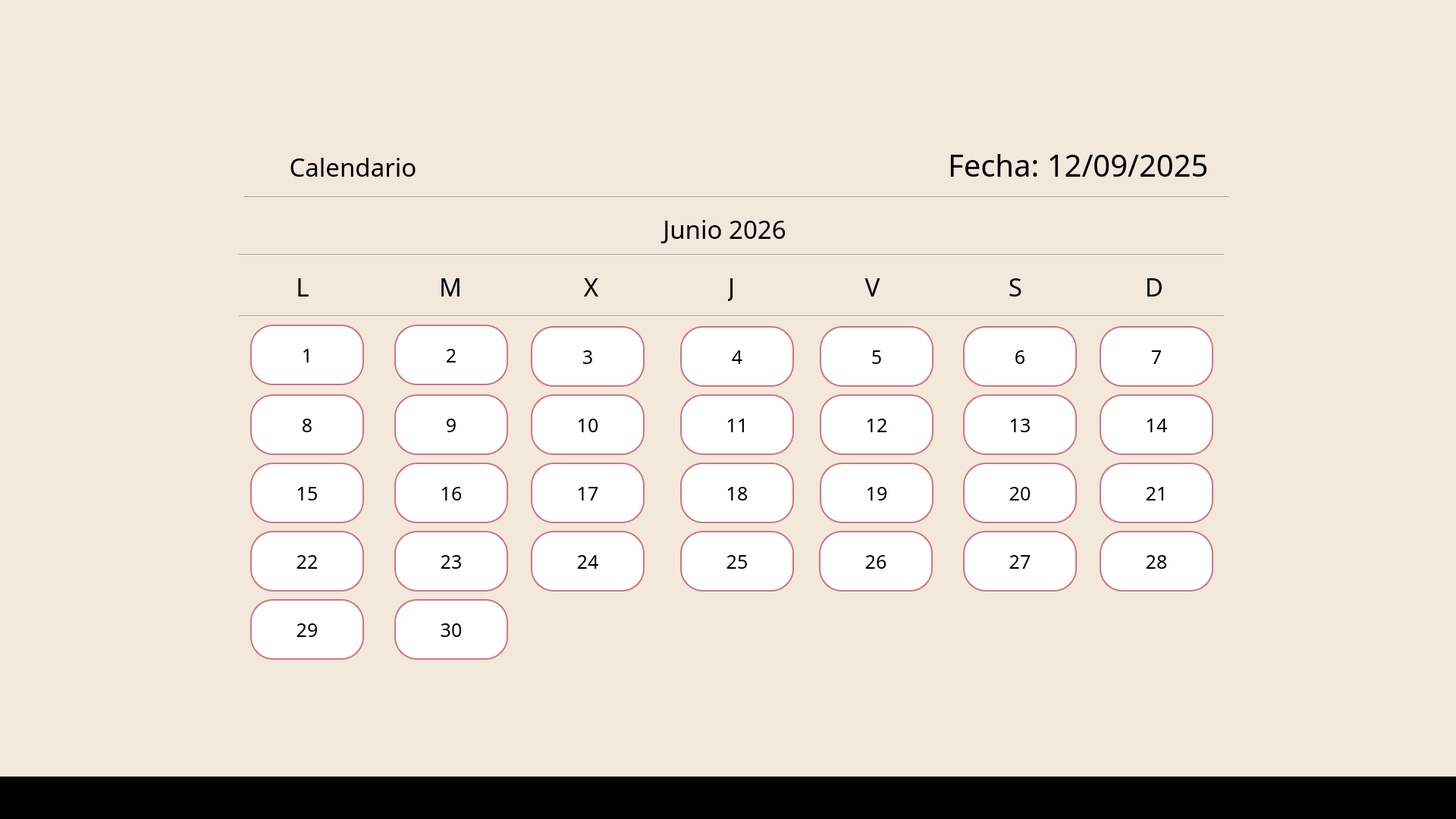
<?xml version="1.0" encoding="UTF-8"?>
<ui version="4.0">
 <class>MainWindow</class>
 <widget class="QMainWindow" name="MainWindow">
  <property name="geometry">
   <rect>
    <x>0</x>
    <y>0</y>
    <width>1920</width>
    <height>1080</height>
   </rect>
  </property>
  <property name="windowTitle">
   <string>MainWindow</string>
  </property>
  <property name="styleSheet">
   <string notr="true">background-color: rgb(242, 232, 219);</string>
  </property>
  <widget class="QWidget" name="centralwidget">
   <widget class="QLabel" name="label">
    <property name="geometry">
     <rect>
      <x>0</x>
      <y>0</y>
      <width>1920</width>
      <height>1080</height>
     </rect>
    </property>
    <property name="styleSheet">
     <string notr="true">background-color: #F2E8DB;</string>
    </property>
    <property name="text">
     <string/>
    </property>
   </widget>
   <widget class="QLabel" name="label_5">
    <property name="geometry">
     <rect>
      <x>844</x>
      <y>55</y>
      <width>237</width>
      <height>158</height>
     </rect>
    </property>
    <property name="styleSheet">
     <string notr="true">background-color: rgb(242, 232, 219);</string>
    </property>
    <property name="text">
     <string/>
    </property>
    <property name="pixmap">
     <pixmap>../a.png</pixmap>
    </property>
    <property name="scaledContents">
     <bool>true</bool>
    </property>
   </widget>
   <widget class="QLabel" name="label_3">
    <property name="geometry">
     <rect>
      <x>1250</x>
      <y>192</y>
      <width>355</width>
      <height>51</height>
     </rect>
    </property>
    <property name="font">
     <font>
      <family>Javanese Text</family>
      <pointsize>30</pointsize>
     </font>
    </property>
    <property name="styleSheet">
     <string notr="true">color:black;</string>
    </property>
    <property name="text">
     <string>Fecha: 12/09/2025</string>
    </property>
   </widget>
   <widget class="QLabel" name="label_4">
    <property name="geometry">
     <rect>
      <x>850</x>
      <y>278</y>
      <width>211</width>
      <height>47</height>
     </rect>
    </property>
    <property name="font">
     <font>
      <family>Javanese Text</family>
      <pointsize>25</pointsize>
     </font>
    </property>
    <property name="layoutDirection">
     <enum>Qt::LayoutDirection::LeftToRight</enum>
    </property>
    <property name="styleSheet">
     <string notr="true">color:black;</string>
    </property>
    <property name="text">
     <string>Junio 2026</string>
    </property>
    <property name="alignment">
     <set>Qt::AlignmentFlag::AlignCenter</set>
    </property>
   </widget>
   <widget class="Line" name="line">
    <property name="geometry">
     <rect>
      <x>321</x>
      <y>255</y>
      <width>1300</width>
      <height>10</height>
     </rect>
    </property>
    <property name="orientation">
     <enum>Qt::Orientation::Horizontal</enum>
    </property>
   </widget>
   <widget class="Line" name="line_2">
    <property name="geometry">
     <rect>
      <x>315</x>
      <y>331</y>
      <width>1299</width>
      <height>10</height>
     </rect>
    </property>
    <property name="orientation">
     <enum>Qt::Orientation::Horizontal</enum>
    </property>
   </widget>
   <widget class="QLabel" name="label_6">
    <property name="geometry">
     <rect>
      <x>390</x>
      <y>358</y>
      <width>18</width>
      <height>39</height>
     </rect>
    </property>
    <property name="font">
     <font>
      <family>Javanese Text</family>
      <pointsize>25</pointsize>
     </font>
    </property>
    <property name="layoutDirection">
     <enum>Qt::LayoutDirection::LeftToRight</enum>
    </property>
    <property name="styleSheet">
     <string notr="true">color:black;</string>
    </property>
    <property name="text">
     <string>L</string>
    </property>
    <property name="alignment">
     <set>Qt::AlignmentFlag::AlignCenter</set>
    </property>
   </widget>
   <widget class="QLabel" name="label_7">
    <property name="geometry">
     <rect>
      <x>580</x>
      <y>358</y>
      <width>28</width>
      <height>39</height>
     </rect>
    </property>
    <property name="font">
     <font>
      <family>Javanese Text</family>
      <pointsize>25</pointsize>
     </font>
    </property>
    <property name="layoutDirection">
     <enum>Qt::LayoutDirection::LeftToRight</enum>
    </property>
    <property name="styleSheet">
     <string notr="true">color:black;</string>
    </property>
    <property name="text">
     <string>M</string>
    </property>
    <property name="alignment">
     <set>Qt::AlignmentFlag::AlignCenter</set>
    </property>
   </widget>
   <widget class="QLabel" name="label_8">
    <property name="geometry">
     <rect>
      <x>770</x>
      <y>358</y>
      <width>19</width>
      <height>39</height>
     </rect>
    </property>
    <property name="font">
     <font>
      <family>Javanese Text</family>
      <pointsize>25</pointsize>
     </font>
    </property>
    <property name="layoutDirection">
     <enum>Qt::LayoutDirection::LeftToRight</enum>
    </property>
    <property name="styleSheet">
     <string notr="true">color:black;</string>
    </property>
    <property name="text">
     <string>X</string>
    </property>
    <property name="alignment">
     <set>Qt::AlignmentFlag::AlignCenter</set>
    </property>
   </widget>
   <widget class="QLabel" name="label_9">
    <property name="geometry">
     <rect>
      <x>960</x>
      <y>358</y>
      <width>9</width>
      <height>39</height>
     </rect>
    </property>
    <property name="font">
     <font>
      <family>Javanese Text</family>
      <pointsize>25</pointsize>
     </font>
    </property>
    <property name="layoutDirection">
     <enum>Qt::LayoutDirection::LeftToRight</enum>
    </property>
    <property name="styleSheet">
     <string notr="true">color:black;</string>
    </property>
    <property name="text">
     <string>J</string>
    </property>
    <property name="alignment">
     <set>Qt::AlignmentFlag::AlignCenter</set>
    </property>
   </widget>
   <widget class="QLabel" name="label_10">
    <property name="geometry">
     <rect>
      <x>1140</x>
      <y>358</y>
      <width>21</width>
      <height>39</height>
     </rect>
    </property>
    <property name="font">
     <font>
      <family>Javanese Text</family>
      <pointsize>25</pointsize>
     </font>
    </property>
    <property name="layoutDirection">
     <enum>Qt::LayoutDirection::LeftToRight</enum>
    </property>
    <property name="styleSheet">
     <string notr="true">color:black;</string>
    </property>
    <property name="text">
     <string>V</string>
    </property>
    <property name="alignment">
     <set>Qt::AlignmentFlag::AlignCenter</set>
    </property>
   </widget>
   <widget class="QLabel" name="label_11">
    <property name="geometry">
     <rect>
      <x>1508</x>
      <y>358</y>
      <width>28</width>
      <height>39</height>
     </rect>
    </property>
    <property name="font">
     <font>
      <family>Javanese Text</family>
      <pointsize>25</pointsize>
     </font>
    </property>
    <property name="layoutDirection">
     <enum>Qt::LayoutDirection::LeftToRight</enum>
    </property>
    <property name="styleSheet">
     <string notr="true">color:black;</string>
    </property>
    <property name="text">
     <string>D</string>
    </property>
    <property name="alignment">
     <set>Qt::AlignmentFlag::AlignCenter</set>
    </property>
   </widget>
   <widget class="QLabel" name="label_12">
    <property name="geometry">
     <rect>
      <x>1330</x>
      <y>358</y>
      <width>18</width>
      <height>39</height>
     </rect>
    </property>
    <property name="font">
     <font>
      <family>Javanese Text</family>
      <pointsize>25</pointsize>
     </font>
    </property>
    <property name="layoutDirection">
     <enum>Qt::LayoutDirection::LeftToRight</enum>
    </property>
    <property name="styleSheet">
     <string notr="true">color:black;</string>
    </property>
    <property name="text">
     <string>S</string>
    </property>
    <property name="alignment">
     <set>Qt::AlignmentFlag::AlignCenter</set>
    </property>
   </widget>
   <widget class="Line" name="line_3">
    <property name="geometry">
     <rect>
      <x>315</x>
      <y>412</y>
      <width>1299</width>
      <height>10</height>
     </rect>
    </property>
    <property name="orientation">
     <enum>Qt::Orientation::Horizontal</enum>
    </property>
   </widget>
   <widget class="QPushButton" name="pushButton_izq">
    <property name="geometry">
     <rect>
      <x>315</x>
      <y>266</y>
      <width>26</width>
      <height>56</height>
     </rect>
    </property>
    <property name="font">
     <font>
      <family>Javanese Text</family>
      <pointsize>19</pointsize>
     </font>
    </property>
    <property name="styleSheet">
     <string notr="true">background-color: #F2E8DB;

border: 2px solid #F2E8DB; 
border-radius: 30px; 
padding: 5px;</string>
    </property>
    <property name="text">
     <string/>
    </property>
    <property name="icon">
     <iconset>
      <normaloff>../arrow_back.png</normaloff>../arrow_back.png</iconset>
    </property>
   </widget>
   <widget class="QPushButton" name="pushButton_der">
    <property name="geometry">
     <rect>
      <x>1594</x>
      <y>266</y>
      <width>34</width>
      <height>56</height>
     </rect>
    </property>
    <property name="font">
     <font>
      <family>Javanese Text</family>
      <pointsize>19</pointsize>
     </font>
    </property>
    <property name="styleSheet">
     <string notr="true">background-color: #F2E8DB;

border: 2px solid #F2E8DB; 
border-radius: 30px; 
padding: 5px;</string>
    </property>
    <property name="text">
     <string/>
    </property>
    <property name="icon">
     <iconset>
      <normaloff>../arrow_forward.png</normaloff>../arrow_forward.png</iconset>
    </property>
   </widget>
   <widget class="QLabel" name="label_13">
    <property name="geometry">
     <rect>
      <x>323</x>
      <y>190</y>
      <width>41</width>
      <height>44</height>
     </rect>
    </property>
    <property name="font">
     <font>
      <family>Javanese Text</family>
      <pointsize>25</pointsize>
     </font>
    </property>
    <property name="layoutDirection">
     <enum>Qt::LayoutDirection::LeftToRight</enum>
    </property>
    <property name="styleSheet">
     <string notr="true">color:black;</string>
    </property>
    <property name="text">
     <string/>
    </property>
    <property name="pixmap">
     <pixmap>../calendar.png</pixmap>
    </property>
    <property name="scaledContents">
     <bool>true</bool>
    </property>
    <property name="alignment">
     <set>Qt::AlignmentFlag::AlignCenter</set>
    </property>
   </widget>
   <widget class="QLabel" name="label_14">
    <property name="geometry">
     <rect>
      <x>375</x>
      <y>198</y>
      <width>181</width>
      <height>44</height>
     </rect>
    </property>
    <property name="font">
     <font>
      <family>Javanese Text</family>
      <pointsize>25</pointsize>
     </font>
    </property>
    <property name="layoutDirection">
     <enum>Qt::LayoutDirection::LeftToRight</enum>
    </property>
    <property name="styleSheet">
     <string notr="true">color:black;</string>
    </property>
    <property name="text">
     <string>Calendario</string>
    </property>
    <property name="alignment">
     <set>Qt::AlignmentFlag::AlignCenter</set>
    </property>
   </widget>
   <widget class="QLabel" name="label_15">
    <property name="geometry">
     <rect>
      <x>0</x>
      <y>1024</y>
      <width>1920</width>
      <height>56</height>
     </rect>
    </property>
    <property name="font">
     <font>
      <family>Javanese Text</family>
      <pointsize>25</pointsize>
     </font>
    </property>
    <property name="layoutDirection">
     <enum>Qt::LayoutDirection::LeftToRight</enum>
    </property>
    <property name="styleSheet">
     <string notr="true">background-color:black;</string>
    </property>
    <property name="text">
     <string/>
    </property>
    <property name="alignment">
     <set>Qt::AlignmentFlag::AlignCenter</set>
    </property>
   </widget>
   <widget class="QPushButton" name="pushButton_23">
    <property name="geometry">
     <rect>
      <x>520</x>
      <y>700</y>
      <width>150</width>
      <height>80</height>
     </rect>
    </property>
    <property name="font">
     <font>
      <family>Javanese Text</family>
      <pointsize>19</pointsize>
     </font>
    </property>
    <property name="styleSheet">
     <string notr="true">background-color: WHITE;
color: black;

border: 2px solid #d0767f; 
border-radius: 30px; 
padding: 5px;</string>
    </property>
    <property name="text">
     <string>23</string>
    </property>
   </widget>
   <widget class="QPushButton" name="pushButton_6">
    <property name="geometry">
     <rect>
      <x>1270</x>
      <y>430</y>
      <width>150</width>
      <height>80</height>
     </rect>
    </property>
    <property name="font">
     <font>
      <family>Javanese Text</family>
      <pointsize>19</pointsize>
     </font>
    </property>
    <property name="styleSheet">
     <string notr="true">background-color: WHITE;
color: black;

border: 2px solid #d0767f; 
border-radius: 30px; 
padding: 5px;</string>
    </property>
    <property name="text">
     <string>6</string>
    </property>
   </widget>
   <widget class="QPushButton" name="pushButton_11">
    <property name="geometry">
     <rect>
      <x>897</x>
      <y>520</y>
      <width>150</width>
      <height>80</height>
     </rect>
    </property>
    <property name="font">
     <font>
      <family>Javanese Text</family>
      <pointsize>19</pointsize>
     </font>
    </property>
    <property name="styleSheet">
     <string notr="true">background-color: WHITE;
color: black;

border: 2px solid #d0767f; 
border-radius: 30px; 
padding: 5px;</string>
    </property>
    <property name="text">
     <string>11</string>
    </property>
   </widget>
   <widget class="QPushButton" name="pushButton_4">
    <property name="geometry">
     <rect>
      <x>897</x>
      <y>430</y>
      <width>150</width>
      <height>80</height>
     </rect>
    </property>
    <property name="font">
     <font>
      <family>Javanese Text</family>
      <pointsize>19</pointsize>
     </font>
    </property>
    <property name="styleSheet">
     <string notr="true">background-color: WHITE;
color: black;

border: 2px solid #d0767f; 
border-radius: 30px; 
padding: 5px;</string>
    </property>
    <property name="text">
     <string>4</string>
    </property>
   </widget>
   <widget class="QPushButton" name="pushButton_13">
    <property name="geometry">
     <rect>
      <x>1270</x>
      <y>520</y>
      <width>150</width>
      <height>80</height>
     </rect>
    </property>
    <property name="font">
     <font>
      <family>Javanese Text</family>
      <pointsize>19</pointsize>
     </font>
    </property>
    <property name="styleSheet">
     <string notr="true">background-color: WHITE;
color: black;

border: 2px solid #d0767f; 
border-radius: 30px; 
padding: 5px;</string>
    </property>
    <property name="text">
     <string>13</string>
    </property>
   </widget>
   <widget class="QPushButton" name="pushButton_22">
    <property name="geometry">
     <rect>
      <x>330</x>
      <y>700</y>
      <width>150</width>
      <height>80</height>
     </rect>
    </property>
    <property name="font">
     <font>
      <family>Javanese Text</family>
      <pointsize>19</pointsize>
     </font>
    </property>
    <property name="styleSheet">
     <string notr="true">background-color: WHITE;
color: black;

border: 2px solid #d0767f; 
border-radius: 30px; 
padding: 5px;</string>
    </property>
    <property name="text">
     <string>22</string>
    </property>
   </widget>
   <widget class="QPushButton" name="pushButton_27">
    <property name="geometry">
     <rect>
      <x>1270</x>
      <y>700</y>
      <width>150</width>
      <height>80</height>
     </rect>
    </property>
    <property name="font">
     <font>
      <family>Javanese Text</family>
      <pointsize>19</pointsize>
     </font>
    </property>
    <property name="styleSheet">
     <string notr="true">background-color: WHITE;
color: black;

border: 2px solid #d0767f; 
border-radius: 30px; 
padding: 5px;</string>
    </property>
    <property name="text">
     <string>27</string>
    </property>
   </widget>
   <widget class="QPushButton" name="pushButton_3">
    <property name="geometry">
     <rect>
      <x>700</x>
      <y>430</y>
      <width>150</width>
      <height>80</height>
     </rect>
    </property>
    <property name="font">
     <font>
      <family>Javanese Text</family>
      <pointsize>19</pointsize>
     </font>
    </property>
    <property name="styleSheet">
     <string notr="true">background-color: WHITE;
color: black;

border: 2px solid #d0767f; 
border-radius: 30px; 
padding: 5px;</string>
    </property>
    <property name="text">
     <string>3</string>
    </property>
   </widget>
   <widget class="QPushButton" name="pushButton_5">
    <property name="geometry">
     <rect>
      <x>1081</x>
      <y>430</y>
      <width>150</width>
      <height>80</height>
     </rect>
    </property>
    <property name="font">
     <font>
      <family>Javanese Text</family>
      <pointsize>19</pointsize>
     </font>
    </property>
    <property name="styleSheet">
     <string notr="true">background-color: WHITE;
color: black;

border: 2px solid #d0767f; 
border-radius: 30px; 
padding: 5px;</string>
    </property>
    <property name="text">
     <string>5</string>
    </property>
   </widget>
   <widget class="QPushButton" name="pushButton_2">
    <property name="geometry">
     <rect>
      <x>520</x>
      <y>428</y>
      <width>150</width>
      <height>80</height>
     </rect>
    </property>
    <property name="font">
     <font>
      <family>Javanese Text</family>
      <pointsize>19</pointsize>
     </font>
    </property>
    <property name="styleSheet">
     <string notr="true">background-color: WHITE;
color: black;

border: 2px solid #d0767f; 
border-radius: 30px; 
padding: 5px;</string>
    </property>
    <property name="text">
     <string>2</string>
    </property>
   </widget>
   <widget class="QPushButton" name="pushButton_18">
    <property name="geometry">
     <rect>
      <x>897</x>
      <y>610</y>
      <width>150</width>
      <height>80</height>
     </rect>
    </property>
    <property name="font">
     <font>
      <family>Javanese Text</family>
      <pointsize>19</pointsize>
     </font>
    </property>
    <property name="styleSheet">
     <string notr="true">background-color: WHITE;
color: black;

border: 2px solid #d0767f; 
border-radius: 30px; 
padding: 5px;</string>
    </property>
    <property name="text">
     <string>18</string>
    </property>
   </widget>
   <widget class="QPushButton" name="pushButton_12">
    <property name="geometry">
     <rect>
      <x>1081</x>
      <y>520</y>
      <width>150</width>
      <height>80</height>
     </rect>
    </property>
    <property name="font">
     <font>
      <family>Javanese Text</family>
      <pointsize>19</pointsize>
     </font>
    </property>
    <property name="styleSheet">
     <string notr="true">background-color: WHITE;
color: black;

border: 2px solid #d0767f; 
border-radius: 30px; 
padding: 5px;</string>
    </property>
    <property name="text">
     <string>12</string>
    </property>
   </widget>
   <widget class="QPushButton" name="pushButton_20">
    <property name="geometry">
     <rect>
      <x>1270</x>
      <y>610</y>
      <width>150</width>
      <height>80</height>
     </rect>
    </property>
    <property name="font">
     <font>
      <family>Javanese Text</family>
      <pointsize>19</pointsize>
     </font>
    </property>
    <property name="styleSheet">
     <string notr="true">background-color: WHITE;
color: black;

border: 2px solid #d0767f; 
border-radius: 30px; 
padding: 5px;</string>
    </property>
    <property name="text">
     <string>20</string>
    </property>
   </widget>
   <widget class="QPushButton" name="pushButton_15">
    <property name="geometry">
     <rect>
      <x>330</x>
      <y>610</y>
      <width>150</width>
      <height>80</height>
     </rect>
    </property>
    <property name="font">
     <font>
      <family>Javanese Text</family>
      <pointsize>19</pointsize>
     </font>
    </property>
    <property name="styleSheet">
     <string notr="true">background-color: WHITE;
color: black;

border: 2px solid #d0767f; 
border-radius: 30px; 
padding: 5px;</string>
    </property>
    <property name="text">
     <string>15</string>
    </property>
   </widget>
   <widget class="QPushButton" name="pushButton_24">
    <property name="geometry">
     <rect>
      <x>700</x>
      <y>700</y>
      <width>150</width>
      <height>80</height>
     </rect>
    </property>
    <property name="font">
     <font>
      <family>Javanese Text</family>
      <pointsize>19</pointsize>
     </font>
    </property>
    <property name="styleSheet">
     <string notr="true">background-color: WHITE;
color: black;

border: 2px solid #d0767f; 
border-radius: 30px; 
padding: 5px;</string>
    </property>
    <property name="text">
     <string>24</string>
    </property>
   </widget>
   <widget class="QPushButton" name="pushButton_8">
    <property name="geometry">
     <rect>
      <x>330</x>
      <y>520</y>
      <width>150</width>
      <height>80</height>
     </rect>
    </property>
    <property name="font">
     <font>
      <family>Javanese Text</family>
      <pointsize>19</pointsize>
     </font>
    </property>
    <property name="styleSheet">
     <string notr="true">background-color: WHITE;
color: black;

border: 2px solid #d0767f; 
border-radius: 30px; 
padding: 5px;</string>
    </property>
    <property name="text">
     <string>8</string>
    </property>
   </widget>
   <widget class="QPushButton" name="pushButton_9">
    <property name="geometry">
     <rect>
      <x>520</x>
      <y>520</y>
      <width>150</width>
      <height>80</height>
     </rect>
    </property>
    <property name="font">
     <font>
      <family>Javanese Text</family>
      <pointsize>19</pointsize>
     </font>
    </property>
    <property name="styleSheet">
     <string notr="true">background-color: WHITE;
color: black;

border: 2px solid #d0767f; 
border-radius: 30px; 
padding: 5px;</string>
    </property>
    <property name="text">
     <string>9</string>
    </property>
   </widget>
   <widget class="QPushButton" name="pushButton_26">
    <property name="geometry">
     <rect>
      <x>1080</x>
      <y>700</y>
      <width>150</width>
      <height>80</height>
     </rect>
    </property>
    <property name="font">
     <font>
      <family>Javanese Text</family>
      <pointsize>19</pointsize>
     </font>
    </property>
    <property name="styleSheet">
     <string notr="true">background-color: WHITE;
color: black;

border: 2px solid #d0767f; 
border-radius: 30px; 
padding: 5px;</string>
    </property>
    <property name="text">
     <string>26</string>
    </property>
   </widget>
   <widget class="QPushButton" name="pushButton_21">
    <property name="geometry">
     <rect>
      <x>1450</x>
      <y>610</y>
      <width>150</width>
      <height>80</height>
     </rect>
    </property>
    <property name="font">
     <font>
      <family>Javanese Text</family>
      <pointsize>19</pointsize>
     </font>
    </property>
    <property name="styleSheet">
     <string notr="true">background-color: WHITE;
color: black;

border: 2px solid #d0767f; 
border-radius: 30px; 
padding: 5px;</string>
    </property>
    <property name="text">
     <string>21</string>
    </property>
   </widget>
   <widget class="QPushButton" name="pushButton_7">
    <property name="geometry">
     <rect>
      <x>1450</x>
      <y>430</y>
      <width>150</width>
      <height>80</height>
     </rect>
    </property>
    <property name="font">
     <font>
      <family>Javanese Text</family>
      <pointsize>19</pointsize>
     </font>
    </property>
    <property name="styleSheet">
     <string notr="true">background-color: WHITE;
color: black;

border: 2px solid #d0767f; 
border-radius: 30px; 
padding: 5px;</string>
    </property>
    <property name="text">
     <string>7</string>
    </property>
   </widget>
   <widget class="QPushButton" name="pushButton_28">
    <property name="geometry">
     <rect>
      <x>1450</x>
      <y>700</y>
      <width>150</width>
      <height>80</height>
     </rect>
    </property>
    <property name="font">
     <font>
      <family>Javanese Text</family>
      <pointsize>19</pointsize>
     </font>
    </property>
    <property name="styleSheet">
     <string notr="true">background-color: WHITE;
color: black;

border: 2px solid #d0767f; 
border-radius: 30px; 
padding: 5px;</string>
    </property>
    <property name="text">
     <string>28</string>
    </property>
   </widget>
   <widget class="QPushButton" name="pushButton_29">
    <property name="geometry">
     <rect>
      <x>330</x>
      <y>790</y>
      <width>150</width>
      <height>80</height>
     </rect>
    </property>
    <property name="font">
     <font>
      <family>Javanese Text</family>
      <pointsize>19</pointsize>
     </font>
    </property>
    <property name="styleSheet">
     <string notr="true">background-color: WHITE;
color: black;

border: 2px solid #d0767f; 
border-radius: 30px; 
padding: 5px;</string>
    </property>
    <property name="text">
     <string>29</string>
    </property>
   </widget>
   <widget class="QPushButton" name="pushButton_25">
    <property name="geometry">
     <rect>
      <x>897</x>
      <y>700</y>
      <width>150</width>
      <height>80</height>
     </rect>
    </property>
    <property name="font">
     <font>
      <family>Javanese Text</family>
      <pointsize>19</pointsize>
     </font>
    </property>
    <property name="styleSheet">
     <string notr="true">background-color: WHITE;
color: black;

border: 2px solid #d0767f; 
border-radius: 30px; 
padding: 5px;</string>
    </property>
    <property name="text">
     <string>25</string>
    </property>
   </widget>
   <widget class="QPushButton" name="pushButton_1">
    <property name="geometry">
     <rect>
      <x>330</x>
      <y>428</y>
      <width>150</width>
      <height>80</height>
     </rect>
    </property>
    <property name="font">
     <font>
      <family>Javanese Text</family>
      <pointsize>19</pointsize>
     </font>
    </property>
    <property name="styleSheet">
     <string notr="true">background-color: WHITE;
color: black;

border: 2px solid #d0767f; 
border-radius: 30px; 
padding: 5px;</string>
    </property>
    <property name="text">
     <string>1</string>
    </property>
   </widget>
   <widget class="QPushButton" name="pushButton_10">
    <property name="geometry">
     <rect>
      <x>700</x>
      <y>520</y>
      <width>150</width>
      <height>80</height>
     </rect>
    </property>
    <property name="font">
     <font>
      <family>Javanese Text</family>
      <pointsize>19</pointsize>
     </font>
    </property>
    <property name="styleSheet">
     <string notr="true">background-color: WHITE;
color: black;

border: 2px solid #d0767f; 
border-radius: 30px; 
padding: 5px;</string>
    </property>
    <property name="text">
     <string>10</string>
    </property>
   </widget>
   <widget class="QPushButton" name="pushButton_16">
    <property name="geometry">
     <rect>
      <x>520</x>
      <y>610</y>
      <width>150</width>
      <height>80</height>
     </rect>
    </property>
    <property name="font">
     <font>
      <family>Javanese Text</family>
      <pointsize>19</pointsize>
     </font>
    </property>
    <property name="styleSheet">
     <string notr="true">background-color: WHITE;
color: black;

border: 2px solid #d0767f; 
border-radius: 30px; 
padding: 5px;</string>
    </property>
    <property name="text">
     <string>16</string>
    </property>
   </widget>
   <widget class="QPushButton" name="pushButton_14">
    <property name="geometry">
     <rect>
      <x>1450</x>
      <y>520</y>
      <width>150</width>
      <height>80</height>
     </rect>
    </property>
    <property name="font">
     <font>
      <family>Javanese Text</family>
      <pointsize>19</pointsize>
     </font>
    </property>
    <property name="styleSheet">
     <string notr="true">background-color: WHITE;
color: black;

border: 2px solid #d0767f; 
border-radius: 30px; 
padding: 5px;</string>
    </property>
    <property name="text">
     <string>14</string>
    </property>
   </widget>
   <widget class="QPushButton" name="pushButton_19">
    <property name="geometry">
     <rect>
      <x>1081</x>
      <y>610</y>
      <width>150</width>
      <height>80</height>
     </rect>
    </property>
    <property name="font">
     <font>
      <family>Javanese Text</family>
      <pointsize>19</pointsize>
     </font>
    </property>
    <property name="styleSheet">
     <string notr="true">background-color: WHITE;
color: black;

border: 2px solid #d0767f; 
border-radius: 30px; 
padding: 5px;</string>
    </property>
    <property name="text">
     <string>19</string>
    </property>
   </widget>
   <widget class="QPushButton" name="pushButton_30">
    <property name="geometry">
     <rect>
      <x>520</x>
      <y>790</y>
      <width>150</width>
      <height>80</height>
     </rect>
    </property>
    <property name="font">
     <font>
      <family>Javanese Text</family>
      <pointsize>19</pointsize>
     </font>
    </property>
    <property name="styleSheet">
     <string notr="true">background-color: WHITE;
color: black;

border: 2px solid #d0767f; 
border-radius: 30px; 
padding: 5px;</string>
    </property>
    <property name="text">
     <string>30</string>
    </property>
   </widget>
   <widget class="QPushButton" name="pushButton_17">
    <property name="geometry">
     <rect>
      <x>700</x>
      <y>610</y>
      <width>150</width>
      <height>80</height>
     </rect>
    </property>
    <property name="font">
     <font>
      <family>Javanese Text</family>
      <pointsize>19</pointsize>
     </font>
    </property>
    <property name="styleSheet">
     <string notr="true">background-color: WHITE;
color: black;

border: 2px solid #d0767f; 
border-radius: 30px; 
padding: 5px;</string>
    </property>
    <property name="text">
     <string>17</string>
    </property>
   </widget>
   <zorder>label</zorder>
   <zorder>label_3</zorder>
   <zorder>label_4</zorder>
   <zorder>label_5</zorder>
   <zorder>line</zorder>
   <zorder>line_2</zorder>
   <zorder>label_6</zorder>
   <zorder>label_7</zorder>
   <zorder>label_8</zorder>
   <zorder>label_9</zorder>
   <zorder>label_10</zorder>
   <zorder>label_11</zorder>
   <zorder>label_12</zorder>
   <zorder>line_3</zorder>
   <zorder>pushButton_izq</zorder>
   <zorder>pushButton_der</zorder>
   <zorder>label_13</zorder>
   <zorder>label_14</zorder>
   <zorder>label_15</zorder>
   <zorder>pushButton_23</zorder>
   <zorder>pushButton_6</zorder>
   <zorder>pushButton_11</zorder>
   <zorder>pushButton_4</zorder>
   <zorder>pushButton_13</zorder>
   <zorder>pushButton_22</zorder>
   <zorder>pushButton_27</zorder>
   <zorder>pushButton_3</zorder>
   <zorder>pushButton_5</zorder>
   <zorder>pushButton_2</zorder>
   <zorder>pushButton_18</zorder>
   <zorder>pushButton_12</zorder>
   <zorder>pushButton_20</zorder>
   <zorder>pushButton_15</zorder>
   <zorder>pushButton_24</zorder>
   <zorder>pushButton_8</zorder>
   <zorder>pushButton_9</zorder>
   <zorder>pushButton_26</zorder>
   <zorder>pushButton_21</zorder>
   <zorder>pushButton_7</zorder>
   <zorder>pushButton_28</zorder>
   <zorder>pushButton_29</zorder>
   <zorder>pushButton_25</zorder>
   <zorder>pushButton_1</zorder>
   <zorder>pushButton_10</zorder>
   <zorder>pushButton_16</zorder>
   <zorder>pushButton_14</zorder>
   <zorder>pushButton_19</zorder>
   <zorder>pushButton_30</zorder>
   <zorder>pushButton_17</zorder>
  </widget>
 </widget>
 <resources/>
 <connections/>
</ui>
